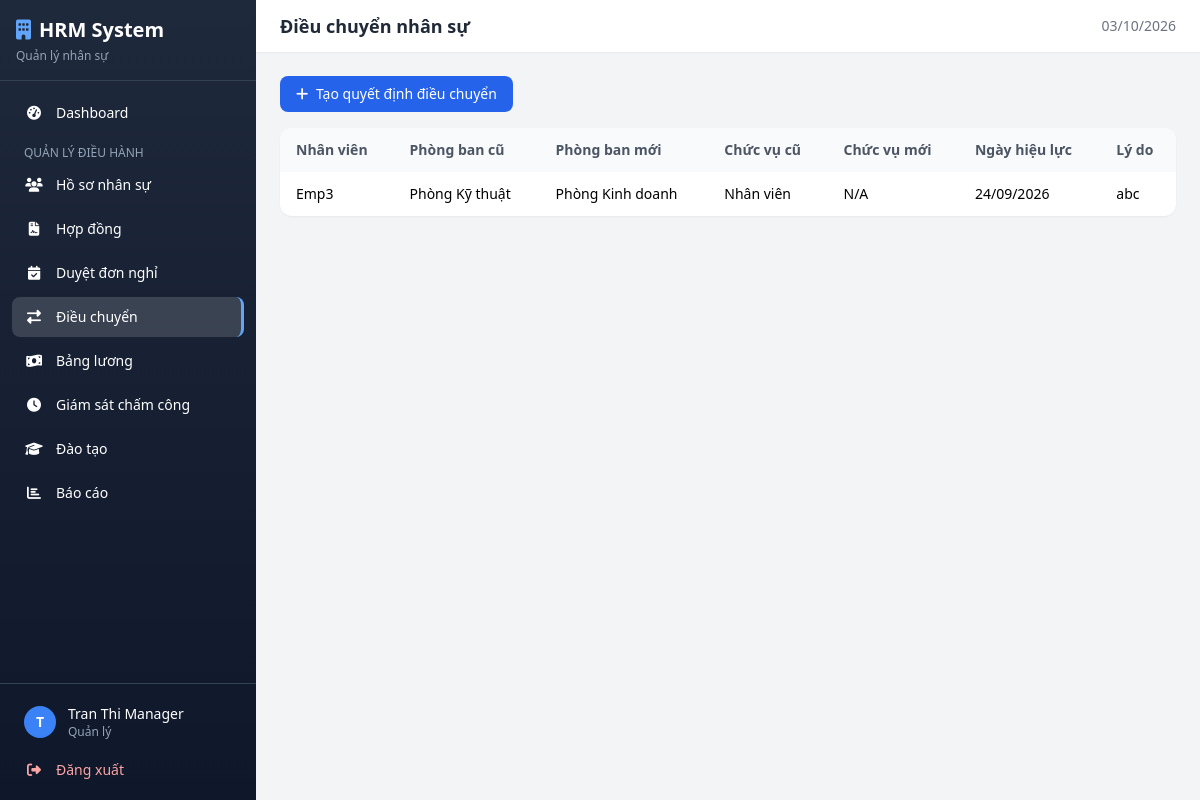
/hrm/index.php?page=dieuchuyen (signed in), run on the app's committed database.
### tables this page shows
CREATE TABLE `dieuchuyennhanvien` (
  `MaDieuChuyen` int(11) NOT NULL AUTO_INCREMENT,
  `MaNV` varchar(20) NOT NULL,
  `PhongBanCu` varchar(20) DEFAULT NULL,
  `PhongBanMoi` varchar(20) DEFAULT NULL,
  `ChucVuCu` varchar(20) DEFAULT NULL,
  `ChucVuMoi` varchar(20) DEFAULT NULL,
  `NgayCoHieuLuc` date NOT NULL,
  `LyDoDieuChuyen` text DEFAULT NULL,
  `MaNguoiQuyetDinh` varchar(20) DEFAULT NULL,
  `NgayTao` datetime DEFAULT current_timestamp(),
  PRIMARY KEY (`MaDieuChuyen`),
  KEY `MaNV` (`MaNV`),
  KEY `PhongBanCu` (`PhongBanCu`),
  KEY `PhongBanMoi` (`PhongBanMoi`),
  KEY `ChucVuCu` (`ChucVuCu`),
  KEY `ChucVuMoi` (`ChucVuMoi`),
  KEY `MaNguoiQuyetDinh` (`MaNguoiQuyetDinh`),
  CONSTRAINT `dieuchuyennhanvien_ibfk_1` FOREIGN KEY (`MaNV`) REFERENCES `nhanvien` (`MaNV`) ON DELETE CASCADE,
  CONSTRAINT `dieuchuyennhanvien_ibfk_2` FOREIGN KEY (`PhongBanCu`) REFERENCES `phongban` (`MaPhongBan`) ON DELETE SET NULL,
  CONSTRAINT `dieuchuyennhanvien_ibfk_3` FOREIGN KEY (`PhongBanMoi`) REFERENCES `phongban` (`MaPhongBan`) ON DELETE SET NULL,
  CONSTRAINT `dieuchuyennhanvien_ibfk_4` FOREIGN KEY (`ChucVuCu`) REFERENCES `chucvu` (`MaChucVu`) ON DELETE SET NULL,
  CONSTRAINT `dieuchuyennhanvien_ibfk_5` FOREIGN KEY (`ChucVuMoi`) REFERENCES `chucvu` (`MaChucVu`) ON DELETE SET NULL,
  CONSTRAINT `dieuchuyennhanvien_ibfk_6` FOREIGN KEY (`MaNguoiQuyetDinh`) REFERENCES `nhanvien` (`MaNV`) ON DELETE SET NULL
);

CREATE TABLE `nhanvien` (
  `MaNV` varchar(20) NOT NULL,
  `HoVaTen` varchar(100) NOT NULL,
  `NgaySinh` date NOT NULL,
  `GioiTinh` enum('Nam','Nu','Khac') NOT NULL,
  `CCCD` varchar(20) NOT NULL,
  `SoDienThoai` varchar(15) NOT NULL,
  `Email` varchar(100) NOT NULL,
  `DiaChiThuongTru` text DEFAULT NULL,
  `MaPhongBan` varchar(20) DEFAULT NULL,
  `MaChucVu` varchar(20) DEFAULT NULL,
  `MaTaiKhoan` int(11) DEFAULT NULL,
  `TrangThaiLamViec` enum('DangLamViec','NghiPhep','DaNghiViec') DEFAULT 'DangLamViec',
  `NgayVaoLam` date NOT NULL,
  PRIMARY KEY (`MaNV`),
  UNIQUE KEY `CCCD` (`CCCD`),
  UNIQUE KEY `Email` (`Email`),
  UNIQUE KEY `MaTaiKhoan` (`MaTaiKhoan`),
  KEY `MaPhongBan` (`MaPhongBan`),
  KEY `MaChucVu` (`MaChucVu`),
  CONSTRAINT `nhanvien_ibfk_1` FOREIGN KEY (`MaPhongBan`) REFERENCES `phongban` (`MaPhongBan`) ON DELETE SET NULL,
  CONSTRAINT `nhanvien_ibfk_2` FOREIGN KEY (`MaChucVu`) REFERENCES `chucvu` (`MaChucVu`) ON DELETE SET NULL,
  CONSTRAINT `nhanvien_ibfk_3` FOREIGN KEY (`MaTaiKhoan`) REFERENCES `taikhoan` (`MaTaiKhoan`) ON DELETE SET NULL
);

CREATE TABLE `phongban` (
  `MaPhongBan` varchar(20) NOT NULL,
  `TenPhongBan` varchar(100) NOT NULL,
  PRIMARY KEY (`MaPhongBan`)
);

CREATE TABLE `chucvu` (
  `MaChucVu` varchar(20) NOT NULL,
  `TenChucVu` varchar(100) NOT NULL,
  PRIMARY KEY (`MaChucVu`)
);

### hrm/includes/auth.php (called while the page is built, shortened)
<?php
function getUserName() {
    return $_SESSION['ho_va_ten'] ?? '';
}
function getUserRole() {
    return $_SESSION['vai_tro'] ?? '';
}
function getVaiTroLabel($vaiTro) {
    $labels = [
        'Admin' => 'Quản trị viên',
        'Manager' => 'Quản lý',
        'Employee' => 'Nhân viên'
    ];
    return $labels[$vaiTro] ?? $vaiTro;
}

### hrm/pages/dieuchuyen.php (the view, shortened to what this page needs)
<?php
$dieuchuyens = $pdo->query("SELECT dc.*, nv.HoVaTen, pb1.TenPhongBan AS TenPBCu, pb2.TenPhongBan AS TenPBMoi, cv1.TenChucVu AS TenCVCu, cv2.TenChucVu AS TenCVMoi FROM DieuChuyenNhanVien dc JOIN NhanVien nv ON dc.MaNV=nv.MaNV LEFT JOIN PhongBan pb1 ON dc.PhongBanCu=pb1.MaPhongBan LEFT JOIN PhongBan pb2 ON dc.PhongBanMoi=pb2.MaPhongBan LEFT JOIN ChucVu cv1 ON dc.ChucVuCu=cv1.MaChucVu LEFT JOIN ChucVu cv2 ON dc.ChucVuMoi=cv2.MaChucVu ORDER BY dc.NgayCoHieuLuc DESC")->fetchAll();
renderHeader('Điều chuyển nhân sự');
?>
<button onclick="toggleModal('modal-add-dc', true)" class="bg-blue-600 hover:bg-blue-700 text-white px-4 py-2 rounded-lg text-sm mb-4"><i class="fas fa-plus mr-1"></i> Tạo quyết định điều chuyển</button>
<?php
$headers = ['Nhân viên', 'Phòng ban cũ', 'Phòng ban mới', 'Chức vụ cũ', 'Chức vụ mới', 'Ngày hiệu lực', 'Lý do'];
$rows = [];
foreach ($dieuchuyens as $dc) {
    $rows[] = [
        htmlspecialchars($dc['HoVaTen']),
        htmlspecialchars($dc['TenPBCu'] ?? 'N/A'),
        htmlspecialchars($dc['TenPBMoi'] ?? 'N/A'),
        htmlspecialchars($dc['TenCVCu'] ?? 'N/A'),
        htmlspecialchars($dc['TenCVMoi'] ?? 'N/A'),
        formatDate($dc['NgayCoHieuLuc']),
        htmlspecialchars(mb_substr($dc['LyDoDieuChuyen'] ?? '', 0, 30))
    ];
}
renderTable($headers, $rows);
?>
<?php renderFooter(); ?>

### hrm/includes/layout.php (shortened to what this page needs)
<?php
function renderHeader($pageTitle = 'HRM System') {
    $currentPage = $_GET['page'] ?? 'dashboard';
    $role = getUserRole();
    $userName = getUserName();
?>
<!DOCTYPE html>
<html lang="vi">
<head>
    <script src="https://cdn.tailwindcss.com"></script>
    <link rel="stylesheet" href="https://cdnjs.cloudflare.com/ajax/libs/font-awesome/6.5.1/css/all.min.css">
</head>
<body class="bg-gray-100 min-h-screen">
<div class="flex min-h-screen">
    <aside id="sidebar" class="sidebar w-64 bg-gradient-to-b from-slate-800 to-slate-900 text-white flex-shrink-0 flex flex-col transition-transform duration-300 fixed md:sticky top-0 h-screen overflow-y-auto">
        <div class="p-4 border-b border-slate-700">
            <h1 class="text-xl font-bold flex items-center gap-2">
                <i class="fas fa-building text-blue-400"></i>
                <span>HRM System</span>
            </h1>
            <p class="text-xs text-slate-400 mt-1">Quản lý nhân sự</p>
        </div>
        <nav class="flex-1 p-3 space-y-1">
            <a href="?page=dashboard" class="sidebar-link flex items-center gap-3 px-3 py-2.5 rounded-lg text-sm <?= $currentPage === 'dashboard' ? 'active' : '' ?>">
                <i class="fas fa-tachometer-alt w-5 text-center"></i> Dashboard
            </a>
            <?php if ($role === 'Manager'): ?>
            <p class="text-xs text-slate-400 px-3 pt-2 uppercase">Quản lý điều hành</p>
            <a href="?page=nhanvien" class="sidebar-link flex items-center gap-3 px-3 py-2.5 rounded-lg text-sm <?= $currentPage === 'nhanvien' ? 'active' : '' ?>">
                <i class="fas fa-users w-5 text-center"></i> Hồ sơ nhân sự
            </a>
            <a href="?page=hopdong" class="sidebar-link flex items-center gap-3 px-3 py-2.5 rounded-lg text-sm <?= $currentPage === 'hopdong' ? 'active' : '' ?>">
                <i class="fas fa-file-contract w-5 text-center"></i> Hợp đồng
            </a>
            <a href="?page=donxinnghi" class="sidebar-link flex items-center gap-3 px-3 py-2.5 rounded-lg text-sm <?= $currentPage === 'donxinnghi' ? 'active' : '' ?>">
                <i class="fas fa-calendar-check w-5 text-center"></i> Duyệt đơn nghỉ
            </a>
            <a href="?page=dieuchuyen" class="sidebar-link flex items-center gap-3 px-3 py-2.5 rounded-lg text-sm <?= $currentPage === 'dieuchuyen' ? 'active' : '' ?>">
                <i class="fas fa-exchange-alt w-5 text-center"></i> Điều chuyển
            </a>
            <a href="?page=bangluong" class="sidebar-link flex items-center gap-3 px-3 py-2.5 rounded-lg text-sm <?= $currentPage === 'bangluong' ? 'active' : '' ?>">
                <i class="fas fa-money-bill-wave w-5 text-center"></i> Bảng lương
            </a>
            <a href="?page=chamcong" class="sidebar-link flex items-center gap-3 px-3 py-2.5 rounded-lg text-sm <?= $currentPage === 'chamcong' ? 'active' : '' ?>">
                <i class="fas fa-clock w-5 text-center"></i> Giám sát chấm công
            </a>
            <a href="?page=daotao" class="sidebar-link flex items-center gap-3 px-3 py-2.5 rounded-lg text-sm <?= $currentPage === 'daotao' ? 'active' : '' ?>">
                <i class="fas fa-graduation-cap w-5 text-center"></i> Đào tạo
            </a>
            <a href="?page=baocao" class="sidebar-link flex items-center gap-3 px-3 py-2.5 rounded-lg text-sm <?= $currentPage === 'baocao' ? 'active' : '' ?>">
                <i class="fas fa-chart-bar w-5 text-center"></i> Báo cáo
            </a>
            <?php endif; ?>
        </nav>
        <div class="p-3 border-t border-slate-700">
            <div class="flex items-center gap-3 px-3 py-2">
                <div class="w-8 h-8 bg-blue-500 rounded-full flex items-center justify-center text-sm font-bold"><?= strtoupper(substr($userName, 0, 1)) ?></div>
                <div class="flex-1 min-w-0">
                    <p class="text-sm font-medium truncate"><?= htmlspecialchars($userName) ?></p>
                    <p class="text-xs text-slate-400"><?= getVaiTroLabel($role) ?></p>
                </div>
            </div>
            <a href="?page=logout" class="sidebar-link flex items-center gap-3 px-3 py-2 rounded-lg text-sm text-red-300 mt-1">
                <i class="fas fa-sign-out-alt w-5 text-center"></i> Đăng xuất
            </a>
        </div>
    </aside>
    <main class="flex-1 min-w-0">
        <header class="bg-white shadow-sm sticky top-0 z-40">
            <div class="flex items-center justify-between px-4 md:px-6 py-3">
                <h2 class="text-lg font-semibold text-gray-800"><?= $pageTitle ?></h2>
                <div class="flex items-center gap-4">
                    <span class="text-sm text-gray-500"><?= date('d/m/Y') ?></span>
                </div>
            </div>
        </header>
        <div class="p-4 md:p-6">
<?php
}
function renderFooter() {
?>
        </div>
    </main>
</div>
</body>
</html>
<?php
}
?>
<?php
function renderTable($headers, $rows, $emptyMsg = 'Không có dữ liệu') {
?>
<div class="bg-white rounded-xl shadow-sm overflow-hidden">
    <div class="overflow-x-auto">
        <table class="w-full text-sm">
            <thead class="bg-gray-50">
                <tr>
                    <?php foreach ($headers as $h): ?>
                    <th class="px-4 py-3 text-left font-semibold text-gray-600"><?= $h ?></th>
                    <?php endforeach; ?>
                </tr>
            </thead>
            <tbody class="divide-y divide-gray-100">
                <?php if (empty($rows)): ?>
                <tr><td colspan="<?= count($headers) ?>" class="px-4 py-8 text-center text-gray-400"><?= $emptyMsg ?></td></tr>
                <?php else: ?>
                <?php foreach ($rows as $row): ?>
                <tr class="hover:bg-gray-50">
                    <?php foreach ($row as $cell): ?>
                    <td class="px-4 py-3"><?= $cell ?></td>
                    <?php endforeach; ?>
                </tr>
                <?php endforeach; ?>
                <?php endif; ?>
            </tbody>
        </table>
    </div>
</div>
<?php
}
?>

### hrm/includes/layout.php (style rules this page uses)
.sidebar-link.active { background: rgba(255,255,255,0.15); border-right: 3px solid #60a5fa; }

### data on the page
dieuchuyennhanvien: MaNV.HoVaTen "Emp3", PhongBanCu.TenPhongBan "Phòng Kỹ thuật", PhongBanMoi.TenPhongBan "Phòng Kinh doanh", ChucVuCu.TenChucVu "Nhân viên", cell "N/A", cell "24/09/2026", LyDoDieuChuyen "abc"

### other printed values
substr($userName, 0, 1) "T"
$userName "Tran Thi Manager"
getVaiTroLabel($role) "Quản lý"
$pageTitle "Điều chuyển nhân sự"
$h "Nhân viên"
$h "Phòng ban cũ"
$h "Phòng ban mới"
$h "Chức vụ cũ"
$h "Chức vụ mới"
$h "Ngày hiệu lực"
$h "Lý do"
